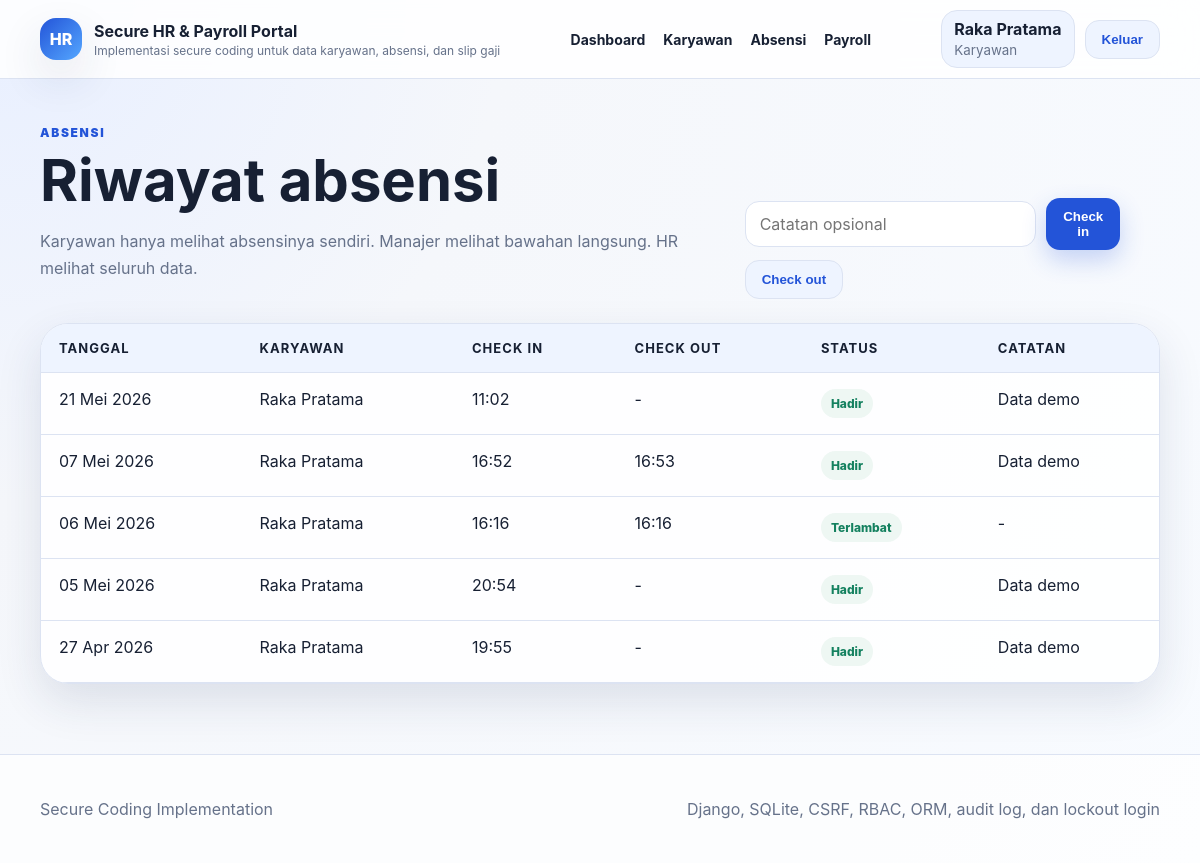
The page /attendance/ (signed in) on the database its author committed.
### accounts/models.py (models this page shows, shortened)
class User(AbstractUser):
    ROLE_EMPLOYEE = "employee"
    ROLE_MANAGER = "manager"
    ROLE_HR = "hr"
    ROLE_FINANCE = "finance"
    ROLE_ADMIN = "admin"
    ROLE_CHOICES = [
        (ROLE_EMPLOYEE, "Karyawan"),
        (ROLE_MANAGER, "Manajer Karyawan"),
        (ROLE_HR, "SDM/HR"),
        (ROLE_FINANCE, "Finance"),
        (ROLE_ADMIN, "Admin Sistem"),
    ]
    role = models.CharField(max_length=20, choices=ROLE_CHOICES, default=ROLE_EMPLOYEE)
    display_name = models.CharField(max_length=150, blank=True)
    @property
    def role_label(self) -> str:
        return dict(self.ROLE_CHOICES).get(self.role, self.role)

### core/models.py (models this page shows, shortened)
class Attendance(models.Model):
    STATUS_PRESENT = "present"
    STATUS_LATE = "late"
    STATUS_CHOICES = [
        (STATUS_PRESENT, "Hadir"),
        (STATUS_LATE, "Terlambat"),
    ]
    employee = models.ForeignKey(EmployeeProfile, on_delete=models.CASCADE, related_name="attendances")
    attendance_date = models.DateField(default=timezone.localdate)
    check_in = models.DateTimeField(null=True, blank=True)
    check_out = models.DateTimeField(null=True, blank=True)
    status = models.CharField(max_length=20, choices=STATUS_CHOICES, default=STATUS_PRESENT)
    note = models.CharField(max_length=140, blank=True)
    created_at = models.DateTimeField(auto_now_add=True)
    class Meta:
        ordering = ["-attendance_date", "employee__employee_id"]
        unique_together = ("employee", "attendance_date")

class EmployeeProfile(models.Model):
    STATUS_ACTIVE = "active"
    STATUS_INACTIVE = "inactive"
    STATUS_RESIGNED = "resigned"
    STATUS_CHOICES = [
        (STATUS_ACTIVE, "Aktif"),
        (STATUS_INACTIVE, "Nonaktif"),
        (STATUS_RESIGNED, "Resign"),
    ]
    user = models.OneToOneField(settings.AUTH_USER_MODEL, on_delete=models.CASCADE, related_name="employee_profile")
    employee_id = models.CharField(
        max_length=20,
        unique=True,
        validators=[RegexValidator(r"^EMP-?[0-9]{3,8}$", "Format ID karyawan harus seperti EMP001 atau EMP-0001.")],
    )
    full_name = models.CharField(max_length=120)
    position = models.CharField(
        max_length=80,
        default="Staff",
        validators=[RegexValidator(r"^[A-Za-zÀ-ÿ0-9 .,'/&()\-]{2,80}$", "Jabatan mengandung karakter tidak valid.")],
    )
    nik = models.CharField(
        max_length=16,
        unique=True,
        validators=[RegexValidator(r"^[0-9]{16}$", "NIK harus terdiri dari 16 digit.")],
    )
    email = models.EmailField(unique=True)
    phone = models.CharField(
        max_length=20,
        validators=[RegexValidator(r"^[0-9+() -]{8,20}$", "Nomor telepon mengandung karakter tidak valid.")],
    )
    address = models.TextField(max_length=250)
    department = models.ForeignKey(Department, on_delete=models.PROTECT, related_name="employees")
    manager = models.ForeignKey(
        settings.AUTH_USER_MODEL,
        on_delete=models.SET_NULL,
        null=True,
        blank=True,
        related_name="managed_employees",
    )
    bank_account = models.CharField(
        max_length=20,
        validators=[RegexValidator(r"^[0-9]{8,20}$", "Nomor rekening hanya boleh berisi angka.")],
    )
    leave_balance = models.PositiveIntegerField(default=12)
    base_salary = models.DecimalField(max_digits=12, decimal_places=2, validators=[MinValueValidator(Decimal("0"))])
    status = models.CharField(max_length=20, choices=STATUS_CHOICES, default=STATUS_ACTIVE)
    created_at = models.DateTimeField(auto_now_add=True)
    updated_at = models.DateTimeField(auto_now=True)
    class Meta:
        ordering = ["employee_id"]

### core/views.py (the view)
# urls.py: path("attendance/", views.attendance_list, name="attendance_list"),
@login_required
def attendance_list(request):
    queryset = Attendance.objects.select_related("employee", "employee__department")
    if request.user.role == User.ROLE_EMPLOYEE and not request.user.is_superuser:
        profile = getattr(request.user, "employee_profile", None)
        queryset = queryset.filter(employee=profile) if profile else queryset.none()
    elif request.user.role == User.ROLE_MANAGER and not request.user.is_superuser:
        queryset = queryset.filter(employee__manager=request.user)
    return render(request, "core/attendance_list.html", {"attendances": queryset[:50]})

### core/context_processors.py (called while the page is built)
def site_context(request):
    return {
        "site_name": "Secure HR & Payroll Portal",
        "site_tagline": "Implementasi secure coding untuk data karyawan, absensi, dan slip gaji",
    }

### templates/core/attendance_list.html (shortened to what this page needs)
{% extends "base.html" %}
{% block content %}
<section class="section-heading row-between">
  <div>
    <span class="eyebrow">Absensi</span>
    <h1>Riwayat absensi</h1>
    <p>Karyawan hanya melihat absensinya sendiri. Manajer melihat bawahan langsung. HR melihat seluruh data.</p>
  </div>
  {% if request.user.role == 'employee' %}
    <div class="inline-actions">
      <form method="post" action="{% url 'attendance_check_in' %}" class="inline-form">
        <input type="text" name="note" maxlength="140" placeholder="Catatan opsional">
        <button class="btn btn-primary" type="submit">Check in</button>
      </form>
      <form method="post" action="{% url 'attendance_check_out' %}" class="inline-form">
        <button class="btn btn-soft" type="submit">Check out</button>
      </form>
    </div>
  {% endif %}
</section>
<div class="table-card">
  <table>
    <thead><tr><th>Tanggal</th><th>Karyawan</th><th>Check in</th><th>Check out</th><th>Status</th><th>Catatan</th></tr></thead>
    <tbody>
      {% for attendance in attendances %}
        <tr>
          <td>{{ attendance.attendance_date|date:"d M Y" }}</td>
          <td>{{ attendance.employee.full_name }}</td>
          <td>{{ attendance.check_in|date:"H:i"|default:"-" }}</td>
          <td>{{ attendance.check_out|date:"H:i"|default:"-" }}</td>
          <td><span class="pill">{{ attendance.get_status_display }}</span></td>
          <td>{{ attendance.note|default:"-" }}</td>
        </tr>
      {% empty %}
        <tr><td colspan="6">Belum ada data absensi.</td></tr>
      {% endfor %}
    </tbody>
  </table>
</div>
{% endblock %}

### templates/base.html (shortened to what this page needs)
{% load static %}
<!DOCTYPE html>
<html lang="id">
<head>
  <link rel="stylesheet" href="{% static 'css/styles.css' %}">
</head>
<body>
  <header class="site-header">
    <div class="container header-inner">
      {% if request.user.is_authenticated %}
      <a class="brand" href="{% url 'dashboard' %}">
      {% else %}
      <a class="brand" href="{% url 'home' %}">
      {% endif %}
        <span class="brand-mark">HR</span>
        <span>
          <strong>{{ site_name }}</strong>
          <small>{{ site_tagline }}</small>
        </span>
      </a>
      <nav class="main-nav">
        {% if request.user.is_authenticated %}
          <a href="{% url 'dashboard' %}">Dashboard</a>
          <a href="{% url 'employee_list' %}">Karyawan</a>
          <a href="{% url 'attendance_list' %}">Absensi</a>
          <a href="{% url 'payroll_list' %}">Payroll</a>
        {% endif %}
      </nav>
      <div class="header-actions">
        {% if request.user.is_authenticated %}
          <div class="user-chip">
            <span>{{ request.user.display_name|default:request.user.username }}</span>
            <small>{{ request.user.role_label }}</small>
          </div>
          <form method="post" action="{% url 'logout' %}">
            <button class="btn btn-soft" type="submit">Keluar</button>
          </form>
        {% else %}
          <a class="btn btn-primary" href="{% url 'login' %}">Masuk</a>
        {% endif %}
      </div>
    </div>
  </header>
  <main class="container page-shell">
    {% block content %}{% endblock %}
  </main>
  <footer class="site-footer">
    <div class="container footer-grid">
      <p>Secure Coding Implementation</p>
      <p>Django, SQLite, CSRF, RBAC, ORM, audit log, dan lockout login</p>
    </div>
  </footer>
</body>
</html>

### static/css/styles.css (style rules this page uses)
:root { --bg: #f5f7fb; --surface: #ffffff; --surface-soft: #eef4ff; --primary: #2354d8; --primary-dark: #173d9f; --text: #172033; --muted: #66728a; --line: #dce3f2; --success: #14815f; --danger: #c13f3f; --shadow: 0 18px 45px rgba(30, 49, 90, 0.12); }
* { box-sizing: border-box; }
body { margin: 0; font-family: Inter, Segoe UI, Arial, sans-serif; color: var(--text); background: radial-gradient(circle at top left, #e8efff 0, #f5f7fb 34%, #f8fbff 100%); }
a { color: var(--primary); text-decoration: none; }
.container { width: min(1120px, calc(100% - 40px)); margin: 0 auto; }
.site-header { position: sticky; top: 0; z-index: 20; background: rgba(255, 255, 255, 0.86); backdrop-filter: blur(16px); border-bottom: 1px solid var(--line); }
.header-inner { display: flex; align-items: center; justify-content: space-between; min-height: 78px; gap: 22px; }
.brand { display: flex; align-items: center; gap: 12px; color: var(--text); }
.brand-mark { width: 42px; height: 42px; border-radius: 16px; display: grid; place-items: center; color: #fff; font-weight: 800; background: linear-gradient(135deg, var(--primary), #55a7ff); box-shadow: var(--shadow); }
.brand small { display: block; color: var(--muted); font-size: 12px; margin-top: 2px; }
.main-nav { display: flex; gap: 18px; align-items: center; flex-wrap: wrap; }
.main-nav a { color: var(--text); font-weight: 700; font-size: 14px; }
.header-actions { display: flex; align-items: center; gap: 10px; }
.user-chip { background: var(--surface-soft); border: 1px solid var(--line); border-radius: 16px; padding: 8px 12px; }
.user-chip span { display: block; font-weight: 700; }
.user-chip small { color: var(--muted); }
.btn { border: 0; border-radius: 14px; padding: 11px 16px; font-weight: 800; cursor: pointer; display: inline-flex; align-items: center; justify-content: center; }
.btn-primary { background: var(--primary); color: #fff; box-shadow: 0 10px 25px rgba(35, 84, 216, 0.24); }
.btn-soft { background: var(--surface-soft); color: var(--primary); border: 1px solid var(--line); }
.page-shell { padding: 42px 0 70px; }
.hero-copy, .security-card, .card, .metric, .table-card, .form-shell, .error-panel { background: rgba(255, 255, 255, 0.92); border: 1px solid var(--line); border-radius: 28px; box-shadow: var(--shadow); }
.hero-copy h1, .section-heading h1 { font-size: clamp(32px, 5vw, 58px); line-height: 1.02; margin: 10px 0 18px; }
.hero-copy p, .section-heading p { color: var(--muted); line-height: 1.7; }
.eyebrow { color: var(--primary); text-transform: uppercase; letter-spacing: 0.14em; font-size: 12px; font-weight: 900; }
.section-heading { margin-bottom: 24px; }
.row-between { display: flex; justify-content: space-between; align-items: flex-end; gap: 18px; }
.table-card { overflow: hidden; }
table { width: 100%; border-collapse: collapse; }
th, td { padding: 16px 18px; text-align: left; border-bottom: 1px solid var(--line); vertical-align: top; }
th { background: var(--surface-soft); font-size: 13px; text-transform: uppercase; letter-spacing: 0.08em; }
.pill { display: inline-block; background: #eef7f3; color: var(--success); padding: 7px 10px; border-radius: 999px; font-size: 12px; font-weight: 800; }
input, select, textarea { width: 100%; border: 1px solid var(--line); border-radius: 14px; padding: 12px 14px; background: #fff; color: var(--text); font: inherit; }
.inline-actions { display: flex; gap: 10px; flex-wrap: wrap; align-items: center; }
.inline-form { display: flex; gap: 10px; align-items: center; }
.site-footer { border-top: 1px solid var(--line); padding: 28px 0; color: var(--muted); background: rgba(255, 255, 255, 0.7); }
.footer-grid { display: flex; justify-content: space-between; gap: 20px; flex-wrap: wrap; }

### rows shown on the page
User: user.display_name "Raka Pratama", user.role_label "Karyawan"
Attendance: attendance_date "21 Mei 2026", employee.full_name "Raka Pratama", check_in "11:02", check_out "-", status "Hadir", note "Data demo"
Attendance: attendance_date "07 Mei 2026", employee.full_name "Raka Pratama", check_in "16:52", check_out "16:53", status "Hadir", note "Data demo"
Attendance: attendance_date "06 Mei 2026", employee.full_name "Raka Pratama", check_in "16:16", check_out "16:16", status "Terlambat", note "-"
Attendance: attendance_date "05 Mei 2026", employee.full_name "Raka Pratama", check_in "20:54", check_out "-", status "Hadir", note "Data demo"
Attendance: attendance_date "27 Apr 2026", employee.full_name "Raka Pratama", check_in "19:55", check_out "-", status "Hadir", note "Data demo"

### other values the page prints
{{ site_name }} "Secure HR & Payroll Portal"
{{ site_tagline }} "Implementasi secure coding untuk data karyawan, absensi, dan slip gaji"
